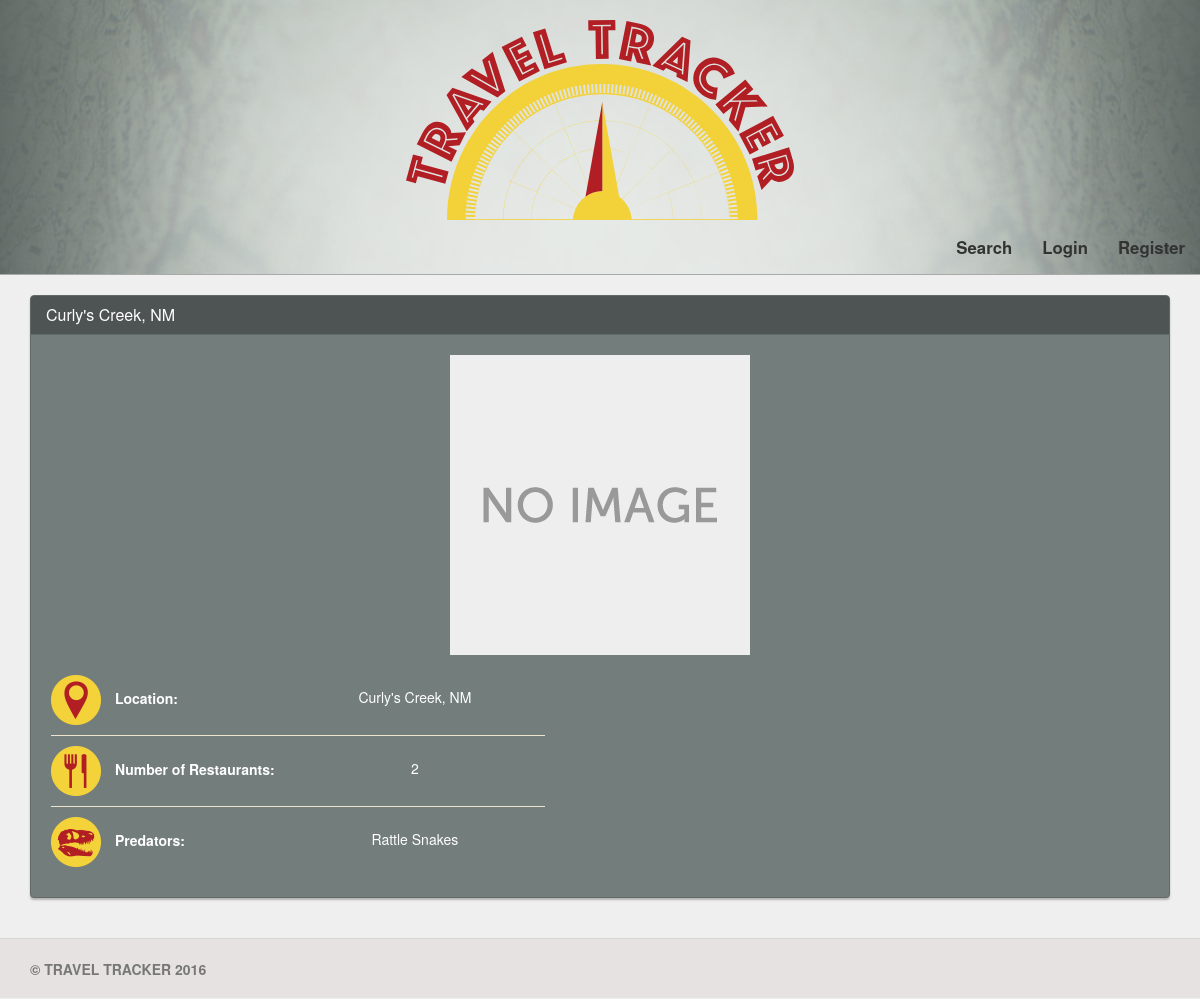
Page /2/ on the committed database.
### main_app/models.py (models this page shows, shortened)
class Location (models.Model):
    user = models.ForeignKey(User)
    name = models.CharField(max_length=50)
    predators = models.CharField(max_length=100)
    num_restaurants = models.IntegerField()
    img = models.ImageField(upload_to='location_images', default='location_images/default.png')

### main_app/views.py (the view)
# urls.py: url(r'^([0-9]+)/$', views.detail, name = 'detail'),
def detail(request, location_id):
    location = Location.objects.get(id=location_id)
    return render(request, 'detail.html', {'location': location})

### main_app/templates/detail.html
{% extends 'base.html' %}
{% load staticfiles %}
{% block content %}
<div class="tracker panel panel-default">
    <div class="panel-heading">
        <h2 class="panel-title">{{ location.name }}</h2>
    </div>
    <div class="panel-body">
        <div class="tracker-photo-detail">
            <img src="{{ location.img.url }}" alt="" height="300" />
        </div>
        <table class="tracker-table">
            <tr>
                <th>
                    <img src="{% static "images/traveltracker-brand-location-icon.png" %}" alt="Location Icon" />
                    Location:
                </th>
                <td>{{ location.name }}</td>
            </tr>
            <tr>
                <th>
                    <img src="{% static "images/traveltracker-brand-restaurant-icon.png" %}" alt="Restaurant Icon" />
                    Number of Restaurants:
                </th>
                <td>{{ location.num_restaurants }}</td>
            </tr>
            <tr>
                <th>
                    <img src="{% static "images/traveltracker-brand-predator-icon.png" %}" alt="Predator Icon" />
                    Predators:
                </th>
                <td>{{ location.predators }}</td>
            </tr>
        </table>
    </div>
</div>
{% endblock %}

### main_app/static/css/style.css (style rules this page uses)
body { background: #efefef; color: #ffffff; }
.panel { background: #737d7b; border-color: #636968; box-shadow: 0 2px 2px #b3b3b3; }
.panel-default .panel-heading { background: #4d5453; border-color: #636b69; }
.panel-body { position: relative; text-align: center; padding: 20px; }
.panel-title { color: #ffffff; }
.tracker { margin-bottom: 20px; }
.tracker:last-child { margin-bottom: 0; }
.tracker-table { margin-top: 10px; width: 45%; }
.tracker-table img { margin-right: 10px; }
.tracker-table tr { border-bottom: 1px solid #ece4cf; }
.tracker-table td, .tracker-table th { padding-bottom: 10px; padding-top: 10px; vertical-align: baseline; }
.tracker-table th { color: #ffffff; font-weight: bold; white-space: nowrap; }
.tracker-table td:last-child { padding-left: 10px; width: 100%; }
.tracker-table tr:last-child { border-bottom: none; }

### rows in the picture
Location: name "Curly's Creek, NM", img (placeholder picture), num_restaurants "2", predators "Rattle Snakes"
